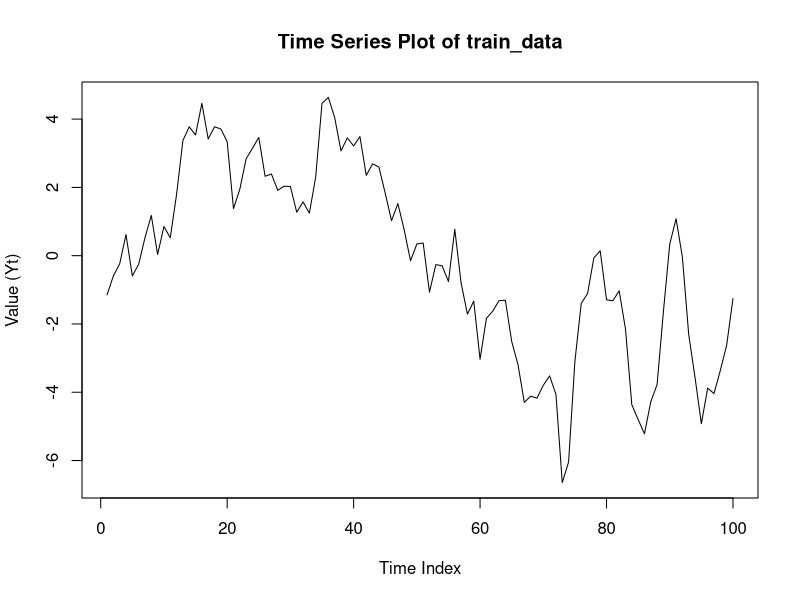
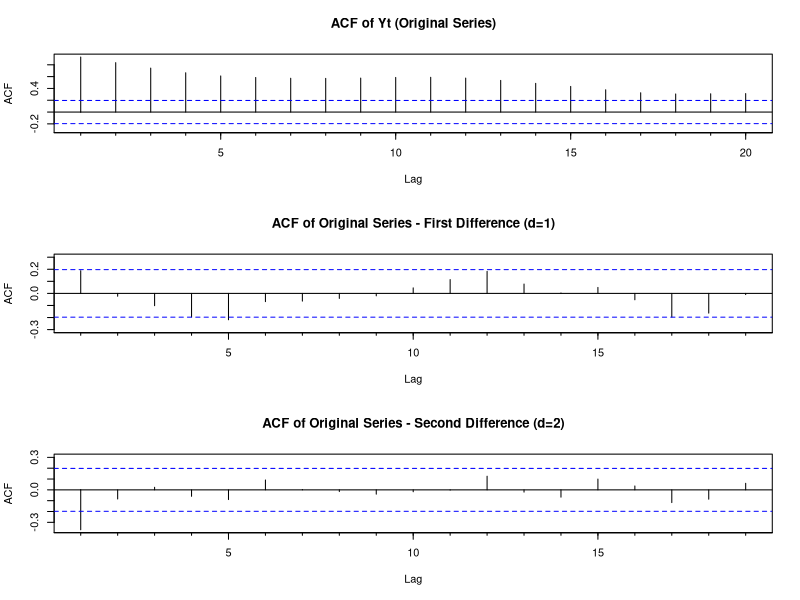
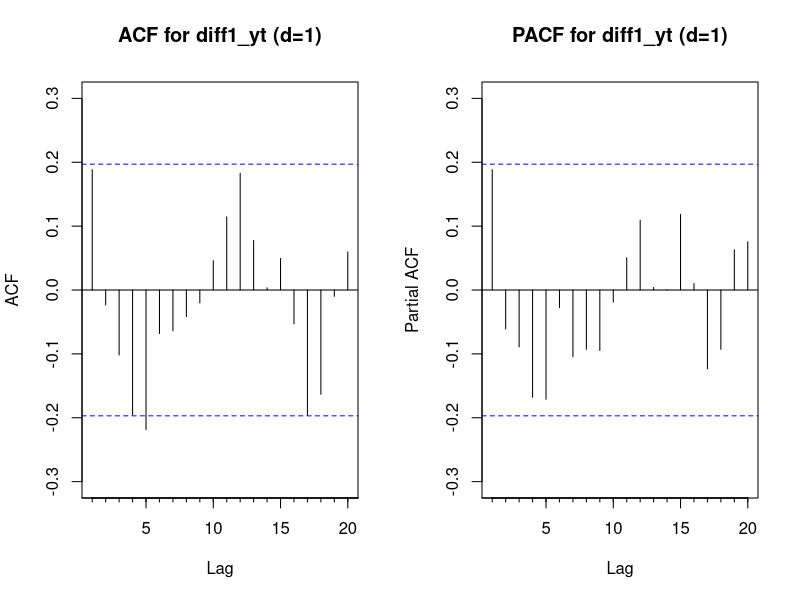
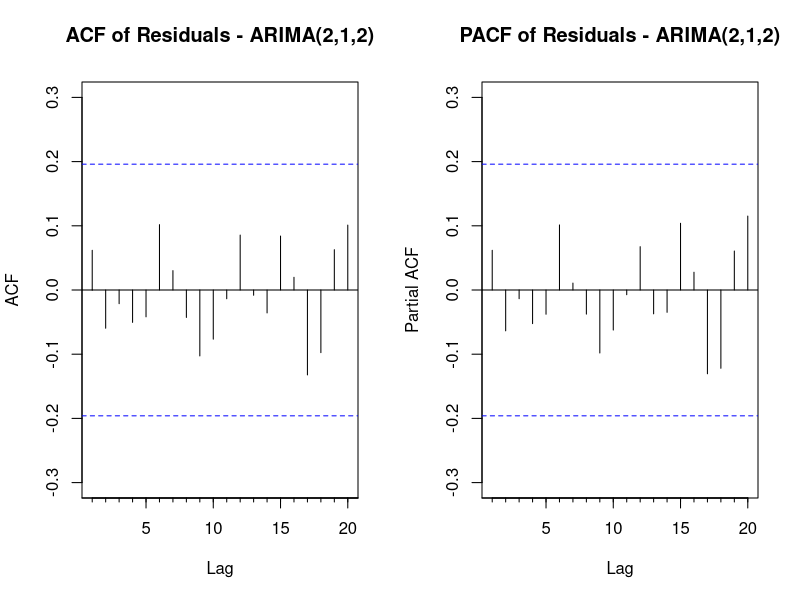
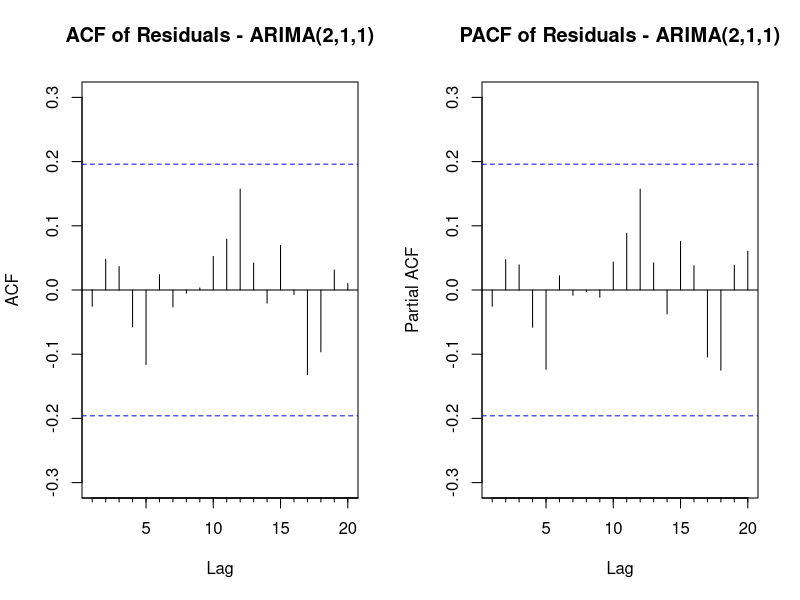
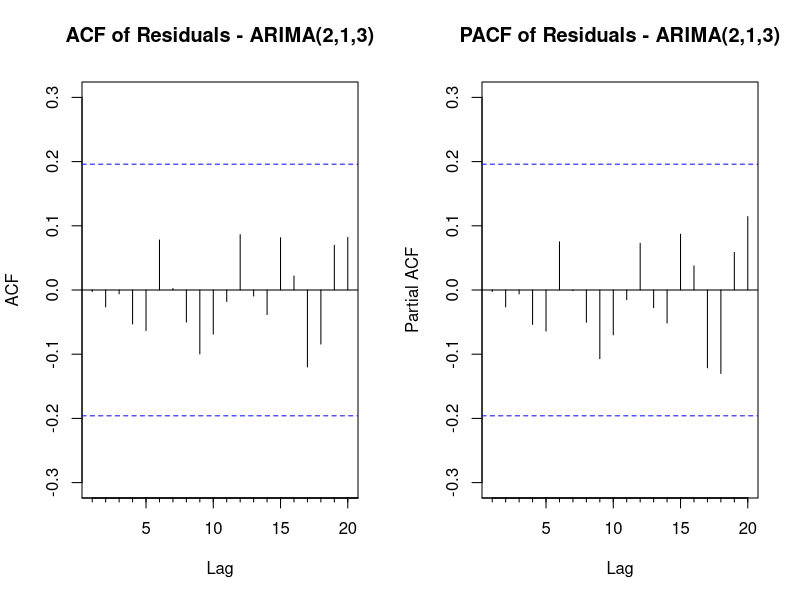
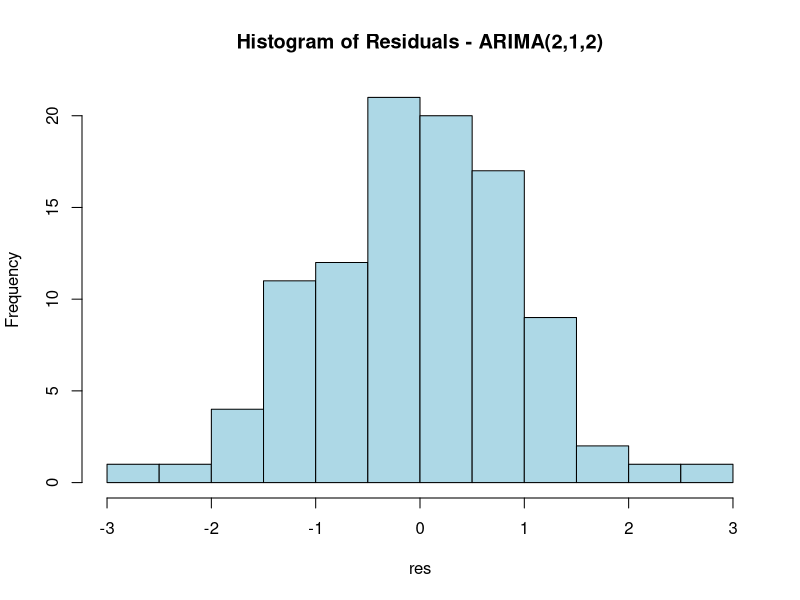
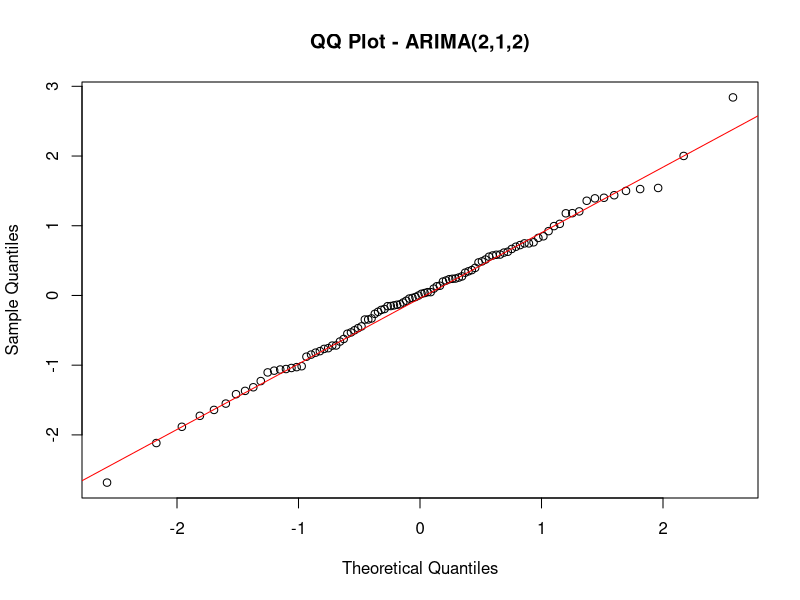

Recreate these plots in R, in order.
################################################################################
# Name: Mahsa Boustani
# ID: 153126336
# Column Assigned: V45
################################################################################


# Load required package
install.packages("tseries")
library(tseries)

# Read dataset
Full_Dataset <- read.csv("Case_study.csv")

# Select first 100 observations for training
train_data <- Full_Dataset[1:100, 45]

# Convert to time series object
yt_series <- ts(train_data)



################################################################################
# Step 1: Preliminary analysis of orders
################################################################################

# Plot the time series
plot(yt_series, 
     main = "Time Series Plot of train_data", 
     ylab = "Value (Yt)", 
     xlab = "Time Index")

# Load forecasting package
install.packages("forecast")
library(forecast)

# Compute first and second differences
diff1_yt <- diff(yt_series, differences = 1)
diff2_yt <- diff(yt_series, differences = 2)

# Plot ACF for original series and differenced series
par(mfrow=c(3,1))

Acf(yt_series, main="ACF of Yt (Original Series)")
Acf(diff1_yt, main="ACF of Original Series - First Difference (d=1)")
Acf(diff2_yt, main="ACF of Original Series - Second Difference (d=2)")

par(mfrow=c(1,1))

# Augmented Dickey-Fuller test for stationarity
adf_result <- adf.test(yt_series, alternative = "stationary")
print(adf_result)


# Analyze AR and MA orders using ACF and PACF
par(mfrow=c(1,2))

Acf(diff1_yt, main="ACF for diff1_yt (d=1)", lag.max=20)
Pacf(diff1_yt, main="PACF for diff1_yt (d=1)", lag.max=20)

par(mfrow=c(1,1))



################################################################################
# Step 2: Estimation and selection of ARIMA Models
################################################################################

# Create container to store model results
model_results <- data.frame(Model = character(), AIC = double(), BIC = double()
                            , stringsAsFactors = FALSE)

# Fit ARIMA(p,1,q) models for p,q = 1,...,4
for (p in 1:4) {
  for (q in 1:4) {
    
    # Fit model
    fit <- Arima(yt_series, order = c(p, 1, q))
    
    # Store AIC and BIC
    model_name <- paste0("ARIMA(", p, ",1,", q, ")")
    model_results <- rbind(model_results, data.frame(
      Model = model_name,
      AIC = fit$aic,
      BIC = fit$bic
    ))
  }
}

# Display comparison table
print(model_results)


# Fit selected best models
model_A <- Arima(yt_series, order = c(2, 1, 2)) # Best AIC
model_B <- Arima(yt_series, order = c(2, 1, 1)) # Best BIC
model_C <- Arima(yt_series, order = c(2, 1, 3)) # Adjacent model

# Print parameter estimates
cat("--- Estimates for ARIMA(2,1,2) [Best AIC] ---\n")
print(model_A$coef)
cat("AIC:", model_A$aic, " | BIC:", model_A$bic, "\n\n")

cat("--- Estimates for ARIMA(2,1,1) [Best BIC] ---\n")
print(model_B$coef)
cat("AIC:", model_B$aic, " | BIC:", model_B$bic, "\n\n")

cat("--- Estimates for ARIMA(2,1,3) [Adjacent] ---\n")
print(model_C$coef)
cat("AIC:", model_C$aic, " | BIC:", model_C$bic, "\n\n")



################################################################################
# Step 3: Diagnostic tests with in-sample data
################################################################################

# Store models in a list
models <- list(
  "ARIMA(2,1,2)" = model_A,
  "ARIMA(2,1,1)" = model_B,
  "ARIMA(2,1,3)" = model_C
)

# Residual diagnostics
for (name in names(models)) {
  
  cat("\n==============================================\n")
  cat("Diagnostic Tests for", name, "\n")
  
  res <- residuals(models[[name]])
  
  # Ljung-Box test for autocorrelation
  lb_test <- Box.test(res, lag = 10, type = "Ljung-Box")
  print(lb_test)
  
  # Plot ACF and PACF of residuals
  par(mfrow = c(1,2))
  Acf(res, main = paste("ACF of Residuals -", name))
  Pacf(res, main = paste("PACF of Residuals -", name))
  par(mfrow = c(1,1))
}



#-----------------------------------
# Normality check for residuals
#-----------------------------------

models <- list(
  "ARIMA(2,1,2)" = model_A,
  "ARIMA(2,1,1)" = model_B,
  "ARIMA(2,1,3)" = model_C
)

for (name in names(models)) {
  
  cat("\n==============================================\n")
  cat("Normality Tests for", name, "\n")
  
  res <- residuals(models[[name]])
  
  # Histogram of residuals
  hist(res, 
       main = paste("Histogram of Residuals -", name),
       col = "lightblue",
       breaks = 10)
  
  # QQ plot
  qqnorm(res, main = paste("QQ Plot -", name))
  qqline(res, col = "red")
  
  # Shapiro-Wilk normality test
  shapiro_result <- shapiro.test(res)
  print(shapiro_result)
}



#-----------------------------------
# Plot original series and fitted values
#-----------------------------------

# Final selected model
best_model <- model_B   # ARIMA(2,1,1)

# Extract fitted values
fitted_values <- fitted(best_model)

# Plot original series
plot(yt_series, 
     type = "l", 
     col = "black", 
     lwd = 2,
     main = "Original Series vs Fitted ARIMA(2,1,1)",
     ylab = "Value",
     xlab = "Time")

# Add fitted values
lines(fitted_values, 
      col = "red", 
      lwd = 2)

legend("bottomleft",
       legend = c("Original Series", "Fitted Values"),
       col = c("black", "red"),
       lwd = 2,
       bty = "n")



################################################################################
# Step 4: Forecast with out-of-sample data
################################################################################

# Train/Test split
Full_Dataset <- read.csv("Case_study.csv")
train <- ts(Full_Dataset[1:100, 45])
test  <- ts(Full_Dataset[-(1:100), 45])

# Fit final ARIMA model
best_fit <- Arima(train, order = c(2,1,1))

# Forecast horizons
h_values <- c(10, 25, 100)

par(mfrow = c(3, 1))

# Forecast plots
for (h in h_values) {
  
  h_use <- min(h, length(test))
  
  fc <- forecast(best_fit, h = h_use, level = 95)
  
  # Plot forecast with confidence interval
  plot(fc, main="Forecast ARIMA(2,1,1) with 95% CI",
       xlab="Time", ylab="Value")
  
  # Highlight forecast mean
  lines(fc$mean, col="red", lwd=3)
  
  # Plot actual test data
  lines(ts(test[1:h_use], start=101), col="blue", lwd=2)
  
  legend("bottomleft",
         legend = c("Train", "Forecast mean", "95% CI", "Test (actual)"),
         col = c("black", "red", "gray", "blue"),
         lwd = c(1, 2, 1, 2),
         bty = "n")
}

# Compute Mean Squared Error
mse_results <- data.frame(h = integer(), MSE = double())

for (h in h_values) {
  
  h_use <- min(h, length(test))
  fc <- forecast(best_fit, h = h_use, level = 95)
  
  mse <- mean((as.numeric(test[1:h_use]) - as.numeric(fc$mean))^2)
  
  mse_results <- rbind(mse_results, data.frame(h = h_use, MSE = mse))
}

print(mse_results)
